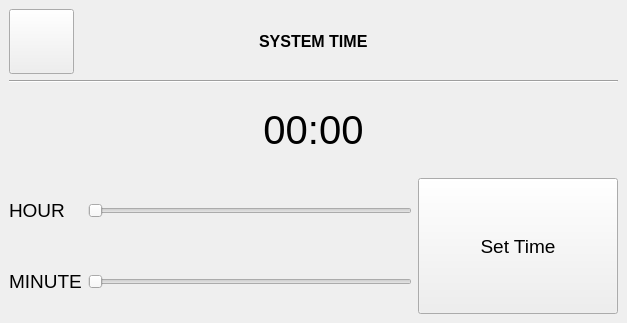
<?xml version="1.0" encoding="UTF-8"?>
<ui version="4.0">
 <class>SettingTimeWindow</class>
 <widget class="QMainWindow" name="SettingTimeWindow">
  <property name="geometry">
   <rect>
    <x>0</x>
    <y>0</y>
    <width>627</width>
    <height>323</height>
   </rect>
  </property>
  <property name="sizePolicy">
   <sizepolicy hsizetype="Preferred" vsizetype="Preferred">
    <horstretch>0</horstretch>
    <verstretch>0</verstretch>
   </sizepolicy>
  </property>
  <property name="font">
   <font>
    <pointsize>14</pointsize>
   </font>
  </property>
  <property name="windowTitle">
   <string>MainWindow</string>
  </property>
  <widget class="QWidget" name="centralwidget">
   <layout class="QVBoxLayout" name="verticalLayout">
    <item>
     <layout class="QHBoxLayout" name="horizontalLayout">
      <item>
       <widget class="QPushButton" name="btnBack">
        <property name="minimumSize">
         <size>
          <width>65</width>
          <height>65</height>
         </size>
        </property>
        <property name="maximumSize">
         <size>
          <width>65</width>
          <height>65</height>
         </size>
        </property>
        <property name="styleSheet">
         <string notr="true">image: url(:/back.png);
padding : 0px;</string>
        </property>
        <property name="text">
         <string/>
        </property>
       </widget>
      </item>
      <item>
       <spacer name="horizontalSpacer">
        <property name="orientation">
         <enum>Qt::Horizontal</enum>
        </property>
        <property name="sizeHint" stdset="0">
         <size>
          <width>40</width>
          <height>20</height>
         </size>
        </property>
       </spacer>
      </item>
      <item>
       <widget class="QLabel" name="label_6">
        <property name="font">
         <font>
          <pointsize>12</pointsize>
          <weight>75</weight>
          <bold>true</bold>
         </font>
        </property>
        <property name="text">
         <string>SYSTEM TIME</string>
        </property>
       </widget>
      </item>
      <item>
       <spacer name="horizontalSpacer_2">
        <property name="orientation">
         <enum>Qt::Horizontal</enum>
        </property>
        <property name="sizeHint" stdset="0">
         <size>
          <width>40</width>
          <height>20</height>
         </size>
        </property>
       </spacer>
      </item>
      <item>
       <widget class="QLabel" name="label">
        <property name="minimumSize">
         <size>
          <width>65</width>
          <height>65</height>
         </size>
        </property>
        <property name="maximumSize">
         <size>
          <width>65</width>
          <height>65</height>
         </size>
        </property>
        <property name="styleSheet">
         <string notr="true">image: url(:/lock.png);</string>
        </property>
        <property name="text">
         <string/>
        </property>
       </widget>
      </item>
     </layout>
    </item>
    <item>
     <widget class="Line" name="line">
      <property name="orientation">
       <enum>Qt::Horizontal</enum>
      </property>
     </widget>
    </item>
    <item>
     <spacer name="verticalSpacer">
      <property name="orientation">
       <enum>Qt::Vertical</enum>
      </property>
      <property name="sizeHint" stdset="0">
       <size>
        <width>20</width>
        <height>40</height>
       </size>
      </property>
     </spacer>
    </item>
    <item>
     <layout class="QHBoxLayout" name="horizontalLayout_3">
      <item>
       <spacer name="horizontalSpacer_3">
        <property name="orientation">
         <enum>Qt::Horizontal</enum>
        </property>
        <property name="sizeHint" stdset="0">
         <size>
          <width>40</width>
          <height>20</height>
         </size>
        </property>
       </spacer>
      </item>
      <item>
       <widget class="QLabel" name="labelTime">
        <property name="font">
         <font>
          <pointsize>30</pointsize>
         </font>
        </property>
        <property name="text">
         <string>00:00</string>
        </property>
        <property name="alignment">
         <set>Qt::AlignCenter</set>
        </property>
       </widget>
      </item>
      <item>
       <spacer name="horizontalSpacer_4">
        <property name="orientation">
         <enum>Qt::Horizontal</enum>
        </property>
        <property name="sizeHint" stdset="0">
         <size>
          <width>40</width>
          <height>20</height>
         </size>
        </property>
       </spacer>
      </item>
     </layout>
    </item>
    <item>
     <spacer name="verticalSpacer_2">
      <property name="orientation">
       <enum>Qt::Vertical</enum>
      </property>
      <property name="sizeHint" stdset="0">
       <size>
        <width>20</width>
        <height>40</height>
       </size>
      </property>
     </spacer>
    </item>
    <item>
     <layout class="QHBoxLayout" name="horizontalLayout_2">
      <item>
       <layout class="QGridLayout" name="gridLayout">
        <item row="0" column="0">
         <widget class="QLabel" name="label_2">
          <property name="minimumSize">
           <size>
            <width>0</width>
            <height>65</height>
           </size>
          </property>
          <property name="maximumSize">
           <size>
            <width>16777215</width>
            <height>65</height>
           </size>
          </property>
          <property name="text">
           <string>HOUR</string>
          </property>
         </widget>
        </item>
        <item row="0" column="1">
         <widget class="QSlider" name="horizontalSliderHour">
          <property name="sizePolicy">
           <sizepolicy hsizetype="Expanding" vsizetype="Preferred">
            <horstretch>0</horstretch>
            <verstretch>0</verstretch>
           </sizepolicy>
          </property>
          <property name="maximum">
           <number>23</number>
          </property>
          <property name="pageStep">
           <number>1</number>
          </property>
          <property name="orientation">
           <enum>Qt::Horizontal</enum>
          </property>
         </widget>
        </item>
        <item row="1" column="0">
         <widget class="QLabel" name="label_3">
          <property name="minimumSize">
           <size>
            <width>0</width>
            <height>65</height>
           </size>
          </property>
          <property name="maximumSize">
           <size>
            <width>16777215</width>
            <height>65</height>
           </size>
          </property>
          <property name="text">
           <string>MINUTE</string>
          </property>
         </widget>
        </item>
        <item row="1" column="1">
         <widget class="QSlider" name="horizontalSliderMinute">
          <property name="sizePolicy">
           <sizepolicy hsizetype="Expanding" vsizetype="Preferred">
            <horstretch>0</horstretch>
            <verstretch>0</verstretch>
           </sizepolicy>
          </property>
          <property name="maximum">
           <number>59</number>
          </property>
          <property name="pageStep">
           <number>1</number>
          </property>
          <property name="orientation">
           <enum>Qt::Horizontal</enum>
          </property>
         </widget>
        </item>
       </layout>
      </item>
      <item>
       <widget class="QPushButton" name="pushButtonSetTime">
        <property name="sizePolicy">
         <sizepolicy hsizetype="Preferred" vsizetype="Preferred">
          <horstretch>0</horstretch>
          <verstretch>0</verstretch>
         </sizepolicy>
        </property>
        <property name="minimumSize">
         <size>
          <width>200</width>
          <height>0</height>
         </size>
        </property>
        <property name="text">
         <string>Set Time</string>
        </property>
       </widget>
      </item>
     </layout>
    </item>
   </layout>
  </widget>
 </widget>
 <resources/>
 <connections>
  <connection>
   <sender>btnBack</sender>
   <signal>clicked()</signal>
   <receiver>SettingTimeWindow</receiver>
   <slot>close()</slot>
   <hints>
    <hint type="sourcelabel">
     <x>42</x>
     <y>150</y>
    </hint>
    <hint type="destinationlabel">
     <x>399</x>
     <y>299</y>
    </hint>
   </hints>
  </connection>
 </connections>
</ui>
